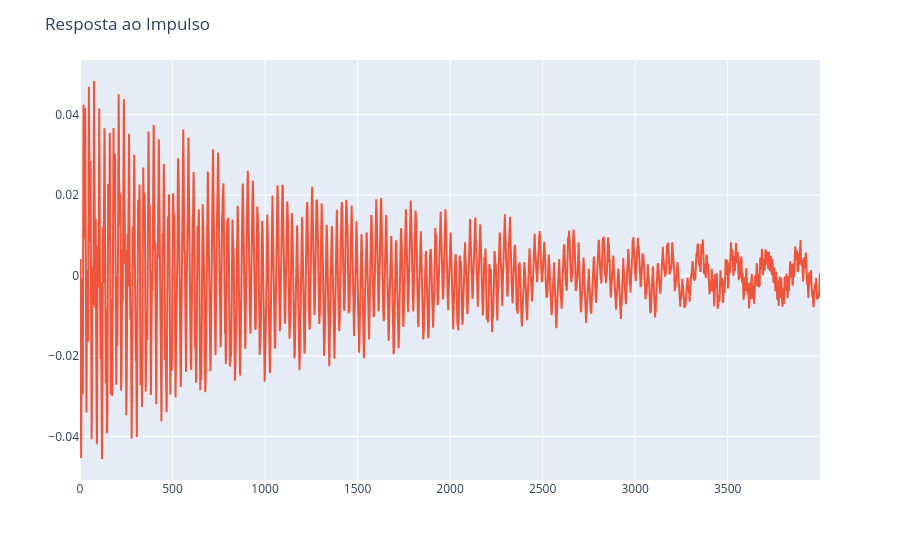
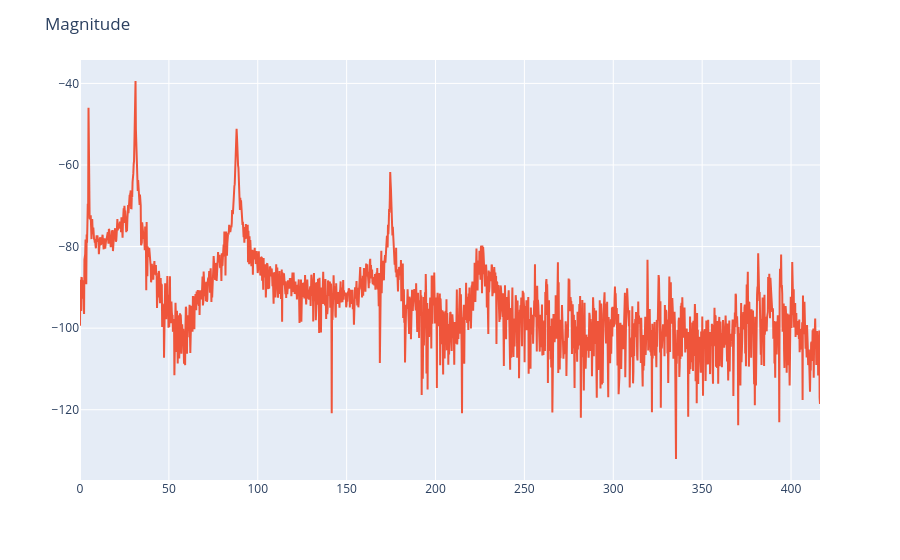

These figures' notebook cell, in order:
### Code cell
fig = px.line()
fig.add_scatter(y=ww,name='adaptativo')
fig.update_layout(title_text='Resposta ao Impulso')
fig.show()

mag,freq = easyFourier(ww,fs=833)
fig = px.line()
fig.add_scatter(x=freq,y=mag,name='magnitude')
fig.update_layout(title_text='Magnitude')
fig.show()

### Figure 1 — Plotly figure (JSON) as saved in the notebook; plotly's stock layout.template omitted (floating-point values rounded to 4 significant figures; data arrays with more than 128 entries replaced by an {"elided": "..."} marker saying what was removed)
{"data": [{"hovertemplate": "<extra></extra>", "legendgroup": "", "line": {"color": "#636efa", "dash": "solid"}, "marker": {"symbol": "circle"}, "mode": "lines", "name": "", "orientation": "v", "showlegend": false, "type": "scatter", "xaxis": "x", "yaxis": "y"}, {"name": "adaptativo", "type": "scatter", "y": {"elided": "4000 float values"}}], "layout": {"legend": {"tracegroupgap": 0}, "margin": {"t": 60}, "title": {"text": "Resposta ao Impulso"}, "xaxis": {"anchor": "y", "domain": [0, 1]}, "yaxis": {"anchor": "x", "domain": [0, 1]}}}

### Figure 2 — Plotly figure (JSON) as saved in the notebook; plotly's stock layout.template omitted (floating-point values rounded to 4 significant figures; data arrays with more than 128 entries replaced by an {"elided": "..."} marker saying what was removed)
{"data": [{"hovertemplate": "<extra></extra>", "legendgroup": "", "line": {"color": "#636efa", "dash": "solid"}, "marker": {"symbol": "circle"}, "mode": "lines", "name": "", "orientation": "v", "showlegend": false, "type": "scatter", "xaxis": "x", "yaxis": "y"}, {"name": "magnitude", "type": "scatter", "x": {"elided": "2000 float values"}, "y": {"elided": "2000 float values"}}], "layout": {"legend": {"tracegroupgap": 0}, "margin": {"t": 60}, "title": {"text": "Magnitude"}, "xaxis": {"anchor": "y", "domain": [0, 1]}, "yaxis": {"anchor": "x", "domain": [0, 1]}}}
